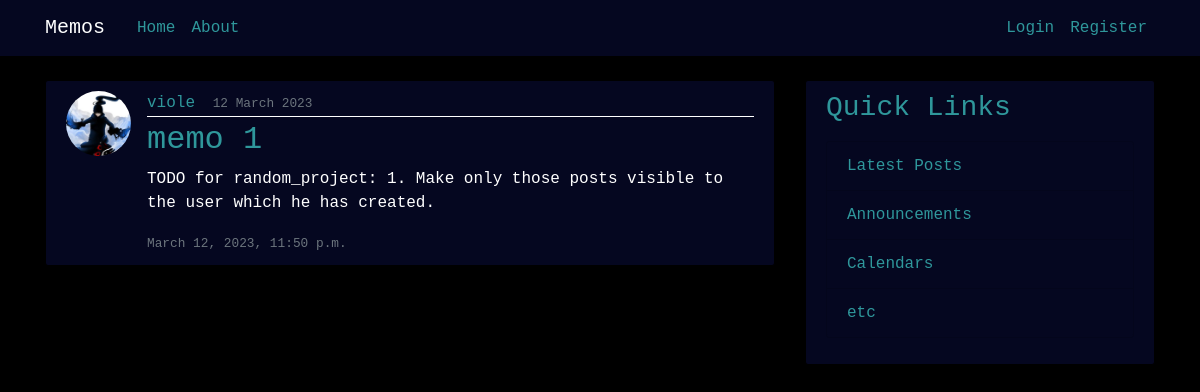
Page /memo/post/1/ on the earlier database version.
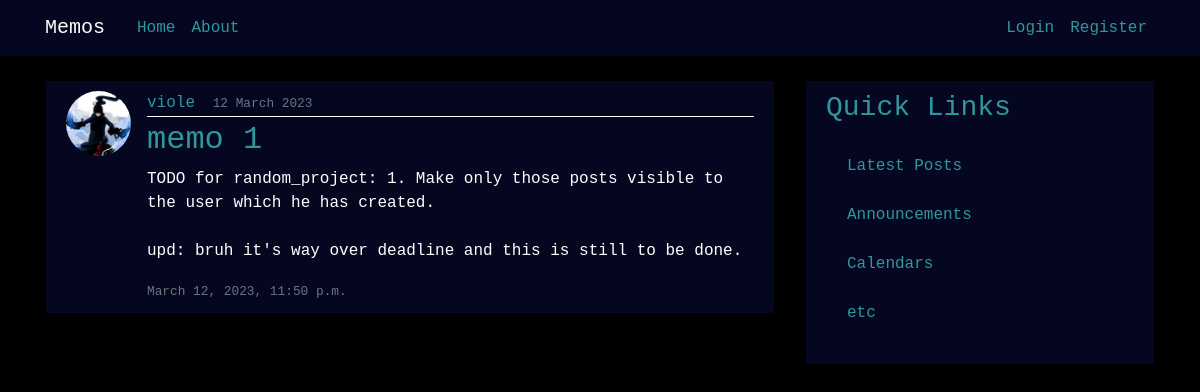
Same page on the later database version.
### memo/models.py (models this page shows, shortened)
class Post(models.Model):
    title = models.CharField(max_length=100)
    content = models.TextField()
    date_posted = models.DateTimeField(default=timezone.now)
    date_due = models.DateTimeField()
    author = models.ForeignKey(User, on_delete=models.CASCADE)

### users/models.py (models this page shows, shortened)
class Profile(models.Model):
    user = models.OneToOneField(User, on_delete=models.CASCADE)
    image = models.ImageField(default='default.jpg', upload_to='profile_pics')

### memo/views.py (the view)
# urls.py: path('post/<int:pk>/', PostDetailView.as_view(), name='post-detail'),
class PostDetailView(DetailView):
    model = Post

### memo/templates/memo/post_detail.html (shortened to what this page needs)
{% extends "memo/base.html" %}
{% block content %}
    <article class="media content-section">
        <img class="rounded-circle article-img" src="{{ object.author.profile.image.url }}">
        <div class="media-body">
        <div class="article-metadata">
            <a class="mr-2" href="#">{{ object.author }}</a>
            <small class="text-muted">{{ object.date_posted|date:"d F Y" }}</small>
        </div>
        <h2 class="article-title">{{ object.title }}</h2>
        <p class="article-content">{{ object.content }}</p>
        <small class="text-muted">{{ object.date_due }}</small>
        </div>
    </article>
{% endblock content %}

Differences in the rows shown:
changed Post "memo 1": content "TODO for random_project: 1. Make only those posts visible to the user which he has created." → "TODO for random_project: 1. Make only those posts visible to the user which he has created. upd: bruh it's way over deadline and this is still to be done."
